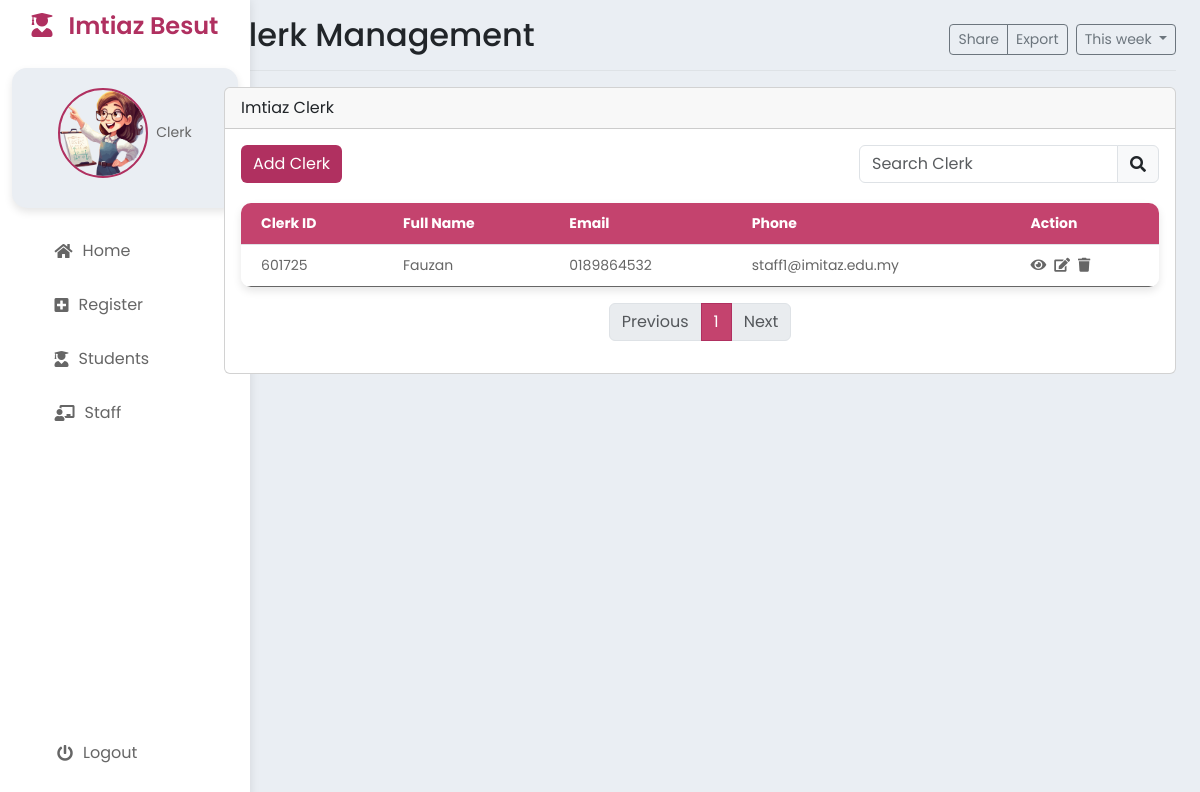
The page /StaffStaff.php on the database as committed earlier.
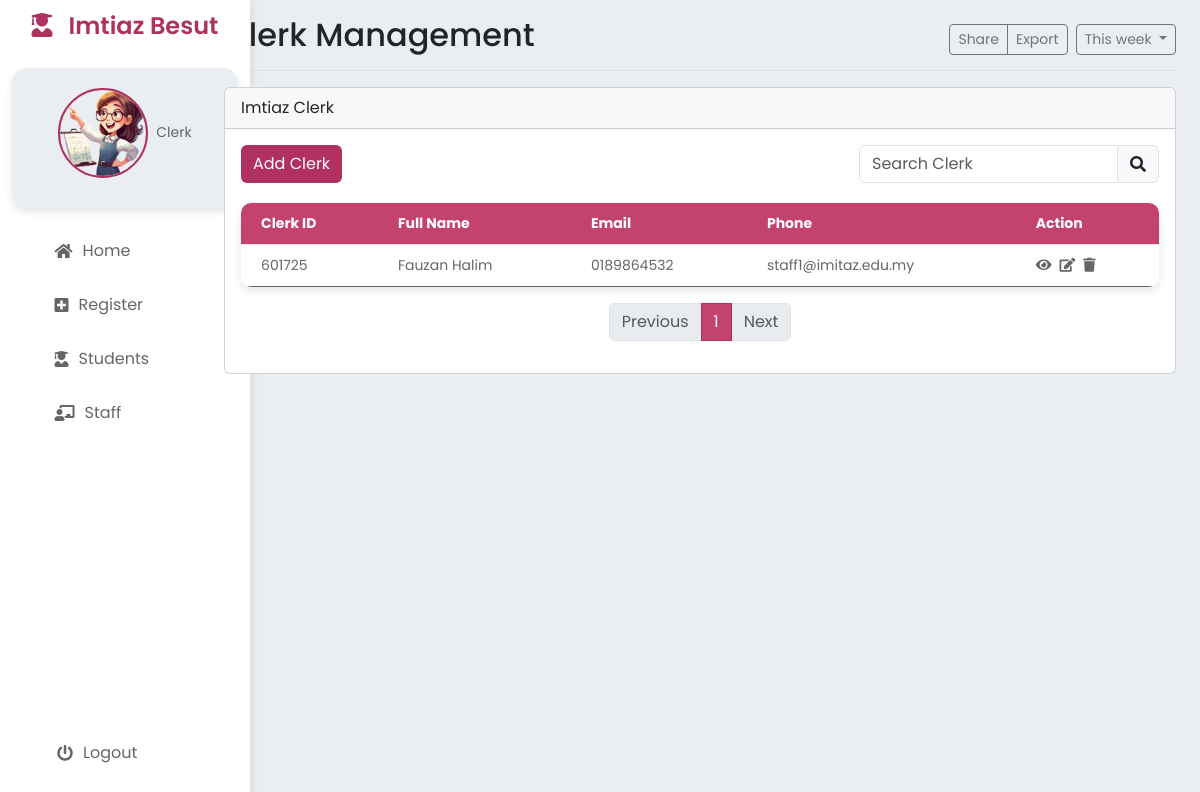
The same page on the database as committed later.
### tables this page shows
CREATE TABLE `clerk` (
  `clerkID` int NOT NULL,
  `clerkName` varchar(50) NOT NULL,
  `clerkPhone` varchar(15) NOT NULL,
  `clerkEmail` varchar(30) DEFAULT NULL,
  `clerkPassword` varchar(30) NOT NULL
);

### StaffStaff.php (the view, shortened to what this page needs)
<?php
include 'StaffHeader.php'; ?>
<div class="row">
    <div class="col-md-12">
        <div class="card mb-3">
            <div class="card-header">Imtiaz Clerk</div>
            <div class="card-body">
                <div class="d-flex justify-content-between mb-3">
                    <button type="button" class="btn btn-primary" data-bs-toggle="modal" data-bs-target="#addClerkModal">
                        Add Clerk
                    </button>
                    <div class="input-group" style="width: 300px;">
                        <input type="text" id="searchInput" class="form-control" placeholder="Search Clerk" onkeyup="searchClerks()">
                        <span class="input-group-text"><i class="fas fa-search"></i></span>
                    </div>
                </div>
                <table class="table" id="clerkTable">
                    <thead>
                        <tr>
                            <th>Clerk ID</th>
                            <th>Full Name</th>
                            <th>Email</th>
                            <th>Phone</th>
                            <th>Action</th>
                        </tr>
                    </thead>
                    <tbody>
                        <?php
                        include 'process/db.php';
                        $sql = "SELECT * FROM clerk";
                        $result = $conn->query($sql);
                        if ($result->num_rows > 0) {
                            while ($row = $result->fetch_assoc()) {
                                echo "<tr>";
                                echo "<td>" . $row["clerkID"] . "</td>";
                                echo "<td>" . $row["clerkName"] . "</td>";
                                echo "<td>" . $row["clerkPhone"] . "</td>";
                                echo "<td>" . $row["clerkEmail"] . "</td>";
                                echo "<td>";
                                echo "<a href='#' class='view ' data-id='" . $row["clerkID"] . "'><i class='fas fa-eye'></i></a>";
                                echo "<a href='#' class='edit ms-2' data-id='" . $row["clerkID"] . "'><i class='fas fa-edit'></i></a>";
                                echo "<a href='#' class='delete ms-2' data-id='" . $row["clerkID"] . "'><i class='fas fa-trash'></i></a>";
                                echo "</td>";
                                echo "</tr>";
                            }
                        } else {
                            echo "<tr><td colspan='5'>No results</td></tr>";
                        }
                        ?>
                    </tbody>
                </table>
                <nav aria-label="Page navigation example">
                    <ul class="pagination justify-content-center" id="pagination"></ul>
                </nav>
            </div>
        </div>
    </div>
</div>
</main>
</body>
</html>

Rows that differ between the two databases and show on the page:
changed clerk "staff1@imitaz.edu.my": clerkName "Fauzan" → "Fauzan Halim"
